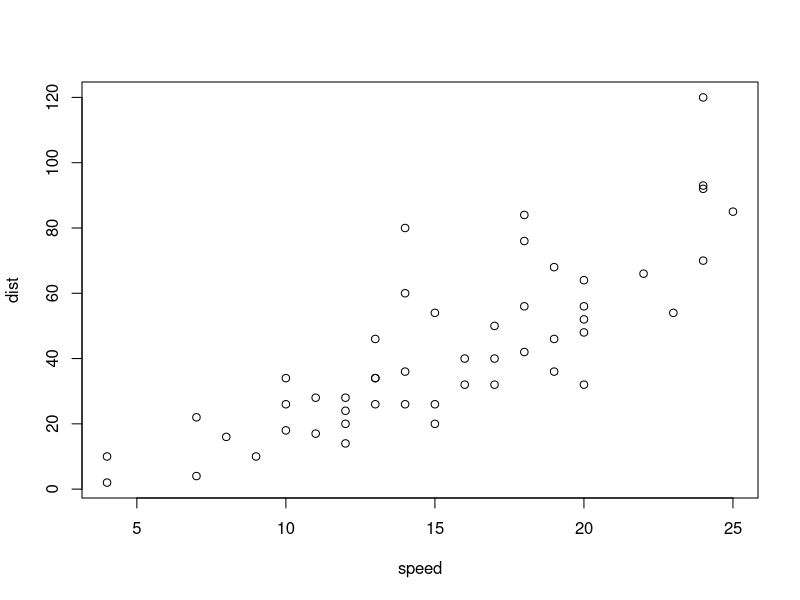
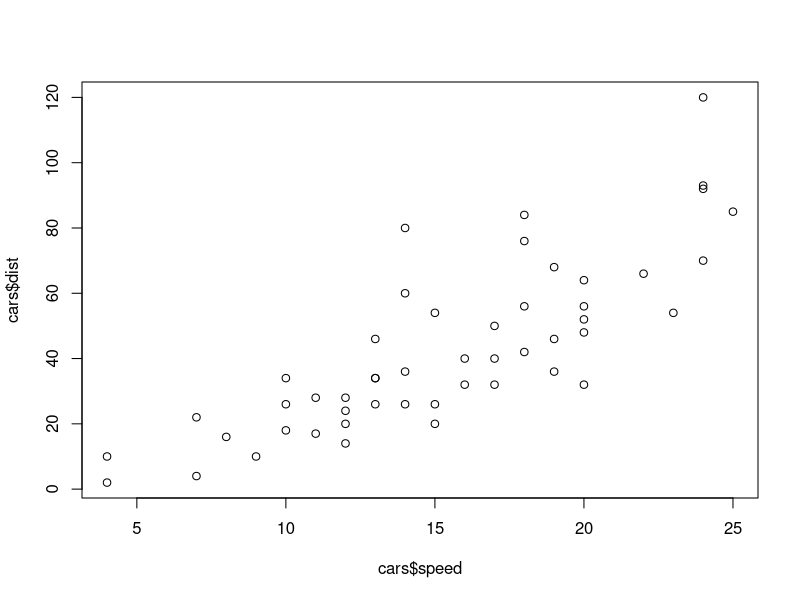
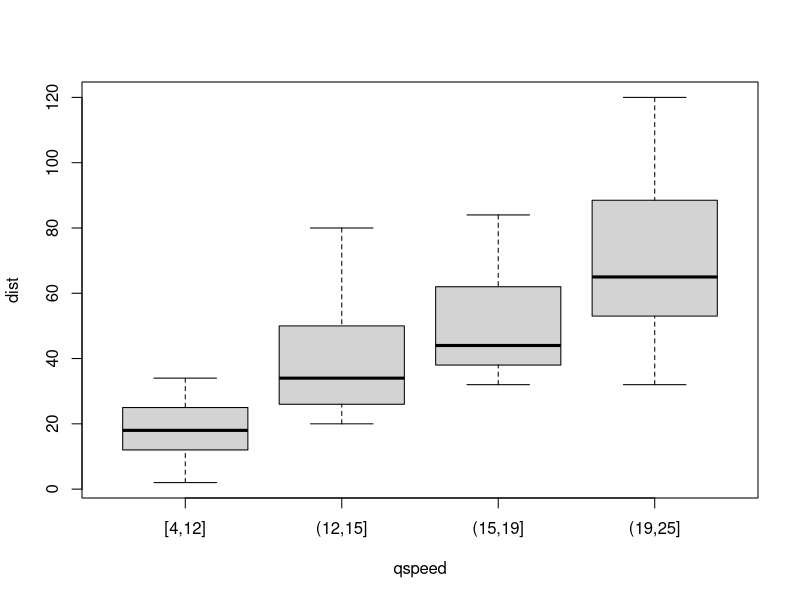
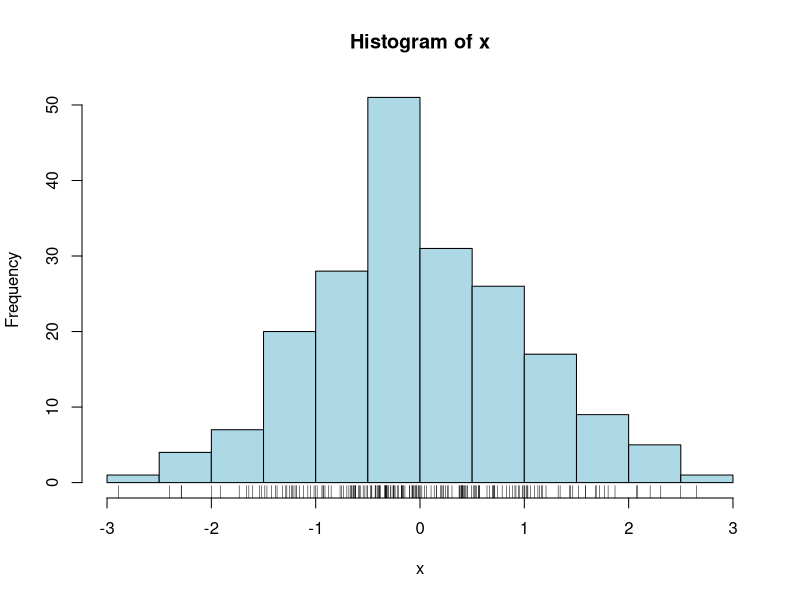
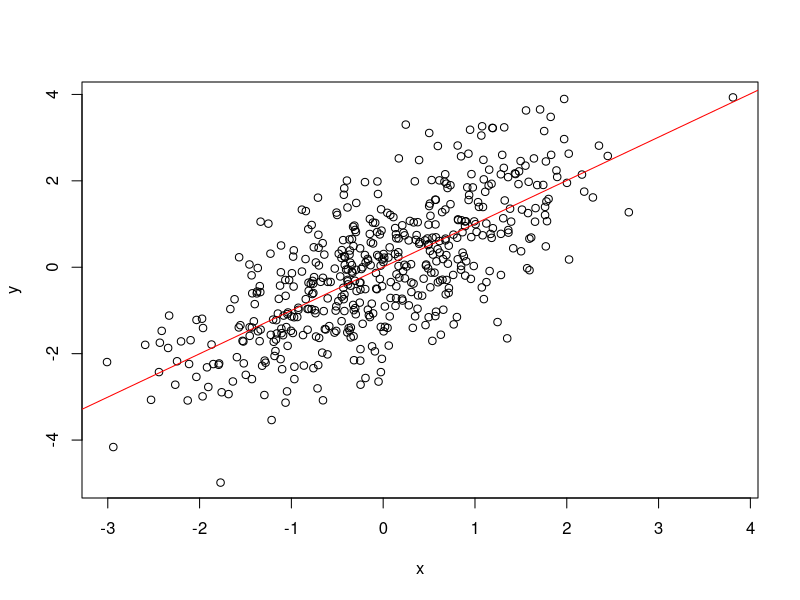
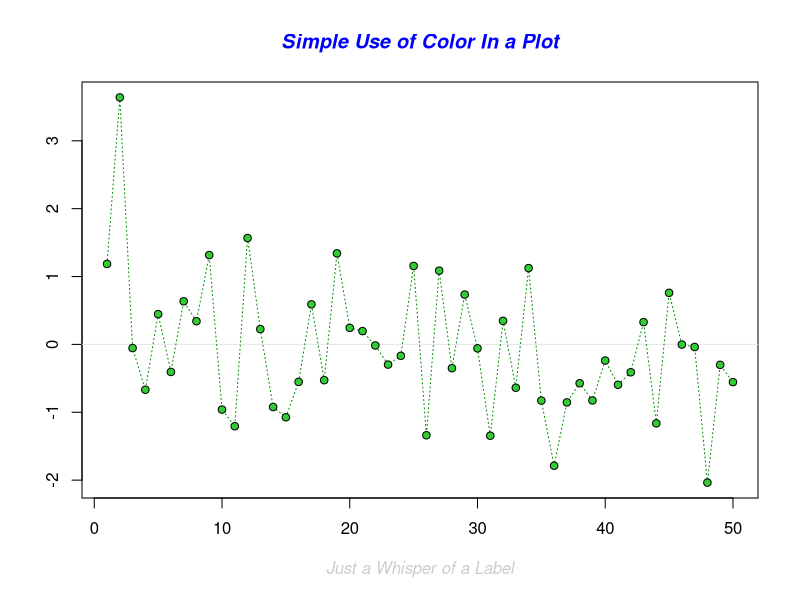
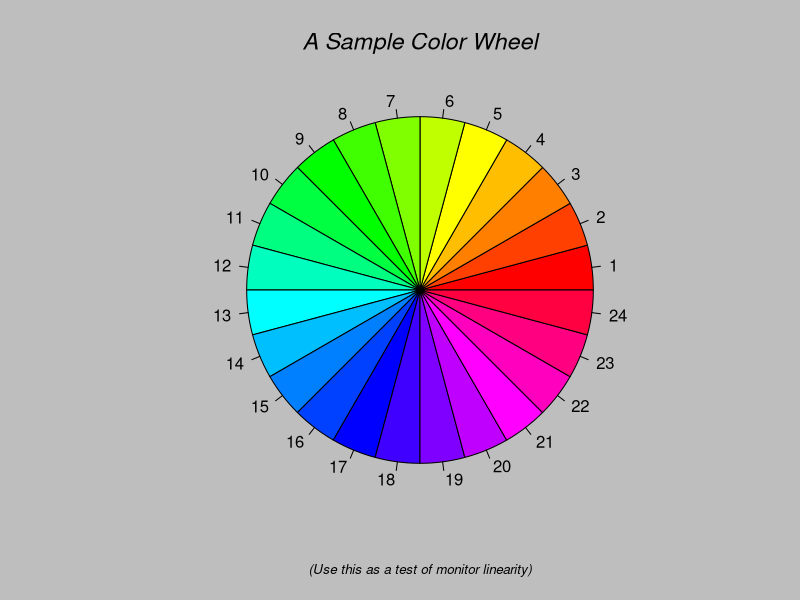
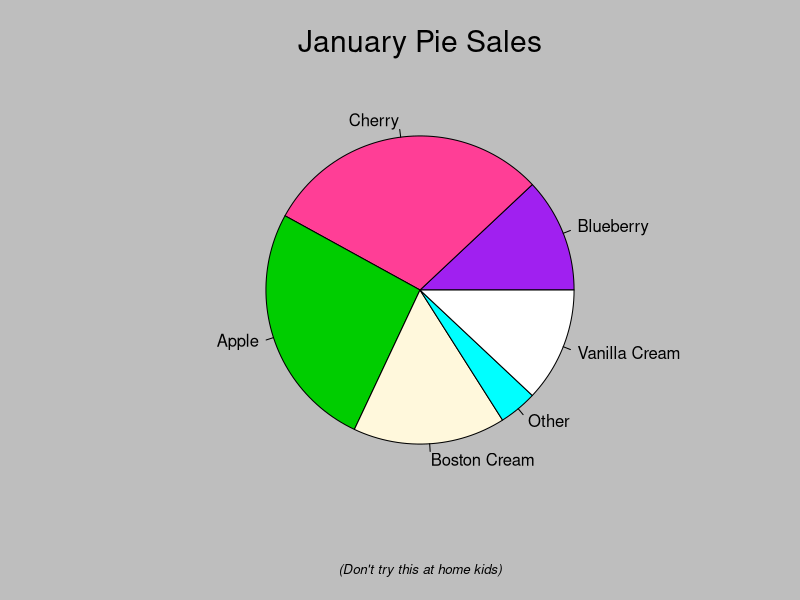

The R script that drew these images, in order:
## ---- chunk 1
#试试R编程 
x=1:100#把1,2,...,100这个整数向量赋值到x
(x=1:100) #同上, 只不过显示出来
sample(x,20) #从1,2,...,100中随机不放回地抽取20个值作为样本
set.seed(0);sample(1:10,3)#先设随机种子再抽样
#从1,2,...,200000中随机不放回地抽取10000个值作为样本:
z=sample(1:20,5)
z[1:3]#方括号中为向量z的下标
y=c(1,3,7,3,4,2)
z[y]#以y为下标的z的元素值
(z=sample(x,100,rep=T))#从x有放回地随机抽取100个值作为样本
(z1=unique(z))
length(z1)#z中不同元素的个数
xz=setdiff(x,z) #x和z之间的不同元素--集合差
sort(union(xz,z))#对xz及z的并的元素从小到大排序
setequal(union(xz,z),x) #xz及z的并的元素与x是否一样
intersect(1:10,7:50) #两个数据的交
sample(1:100,20,prob=1:100)#从1:100中不等概率随机抽样,
#上一语句各数字被抽到的概率与其值大小成比例
pi*10^2 #能够用?"*"、?"^"等来看某些基本算子的帮助, pi是圆周率
"*"(pi,"^"(10,2)) #和上面一样, 有些烦琐, 是吧! 没有人这么用
pi*(1:10)^-2.3#可以对向量求指数幂
x = pi * 10^2 ; print(x) 
(x=pi *10^2) #赋值带打印
pi^(1:5) #指数也可以是向量
print(x, digits= 12)#输出x的12位数字

#R对象的类型
x=pi*10^2
class(x) #x的class
typeof(x) #x的type
class(cars)#cars是一个R中自带的数据
typeof(cars) #cars的type
names(cars)#cars数据的变量名字
summary(cars) #cars的汇总
head(cars)#cars的头几行数据, 和cars[1:6,]相同
tail(cars) #cars的最后几行数据
str(cars)#也是汇总
row.names(cars) #行名字
attributes(cars)#cars的一些信息
class(dist~speed)#公式形式,"~"左边是因变量,右边是自变量
plot(dist~speed,cars)#两个变量的散点图
plot(cars$speed,cars$dist) #同上


#包括简单自变量为定量变量及定性变量的回归

ncol(cars);nrow(cars) #cars的行列数
dim(cars) #cars的维数
lm(dist ~ speed, data = cars)#以dist为因变量,speed为自变量做OLS回归
cars$qspeed =cut(cars$speed, breaks=quantile(cars$speed),
include.lowest = TRUE) #增加定性变量qspeed, 四分位点为分割点
names(cars) #数据cars多了一个变量
cars[3]#第三个变量的值, 和cars[,3]类似
table(cars[3])#列表
is.factor(cars$qspeed)
plot(dist ~ qspeed, data = cars)#点出箱线图
#拟合线性模型(简单最小二乘回归):
(a=lm(dist ~ qspeed, data = cars))
summary(a)#回归结果(包括一些检验)

x <- round(runif(20,0,20), digits=2)#四舍五入
summary(x) #汇总
min(x);max(x) #极值, 与range(x)类似
median(x)  # 中位数(median)
mean(x)    # 均值(mean)
var(x)     #方差(variance)
sd(x)      # 标准差(standard deviation),为方差的平方根
sqrt(var(x)) #平方根
rank(x)    # 秩(rank)
order(x)#升序排列的x的下标
order(x,decreasing = T)#降序排列的x的下标
x[order(x)] #和sort(x)相同
sort(x)     #同上: 升序排列的x
sort(x,decreasing=T)#sort(x,dec=T) 降序排列的x
sum(x);length(x)#元素和及向量元素个数
round(x) #四舍五入,等于round(x,0),而round(x,5)为留到小数点后5位
fivenum(x)  # 五数汇总, quantile
quantile(x) # 分位点 quantile (different convention)有多种定义
quantile(x, c(0,.33,.66,1))
mad(x) # "median average distance":
cummax(x)#累积最大值
cummin(x)#累积最小值
cumprod(x)#累积积
cor(x,sin(x/20)) #线性相关系数 (linear correlation)

#一些简单图形
x=rnorm(200)#将200个随机正态数赋值到x
hist(x, col = "light blue")#直方图(histogram)
rug(x) #在直方图下面加上实际点的大小位置
stem(x)#茎叶图
x <- rnorm(500)
y <- x + rnorm(500) #构造一个线性关系
plot(y~ x) #散点图
a=lm(y~x) #做回归
abline(a,col="red")#或者abline(lm(y~x),col="red")散点图加拟合线
print("Hello World!")
paste("x 的最小值= ", min(x)) #打印
demo(graphics)#演示画图(点击Enter来切换)

#复数运算、求函数极值、多项式的根
(2+4i)^-3.5+(2i+4.5)*(-1.7-2.3i)/((2.6-7i)*(-4+5.1i))#复数运算
#下面构造一个10维复向量, 实部和虚部均为10个标准正态样本点:
(z <-complex(real=rnorm(10), imaginary =rnorm(10)))
complex(re=rnorm(3),im=rnorm(3))#3维复向量
Re(z) #实部
Im(z) #虚部
Mod(z) #模
Arg(z) #辐角
choose(3,2) #组合
factorial(6)#排列6!

#求函数极值
f=function(x) x^2+2*x+1 #定义一个二次函数
optimize(f,c(-2,2))#在区间(-2,2)内求极值
curve(f, from = -3,to=2)#在区间(-3,2)内画上面定义的函数f图

#求从常数项开始到5次方项的系数分别为1, 2, 2, 4, -9, 8的多项式的根: 
polyroot(c(1,2,2,4,-9,8))


#字符型向量和因子型变量
a=factor(letters[1:10]);a #letters:小写字母向量,LETTERS:大写
a[3]="w" #不行! 会给出警告
a=as.character(a) #转换一下
a[3]="w" #可以了
a;factor(a) #两种不同的类型
#定性变量的水平:
levels(factor(a))
sex=sample(0:1,10,r=T)
sex=factor(sex);levels(sex)
#改变因子的水平:
levels(sex)=c("Male","Female");levels(sex)
#确定水平次序:
sex=ordered(sex,c("Female","Male"));sex
levels(sex)

#序列

(z=seq(-1,10,length=100))#从-1到10等间隔的100个数组成的序列
z=seq(-1,10,len=100)#和上面写法等价
(z=seq(10,-1,-0.1)) #10到-1间隔为-0.1的序列
(x=rep(1:3,3))  #三次重复1:3
(x=rep(3:5,1:3)) #自己看, 这又是什么呢?
x=rep(c(1,10),c(4,5))
w=c(1,3,x,z);w[3]#把数据(包括向量)组合(combine)成一个向量
x=rep(0,10);z=1:3;x+z #向量加法(如果长度不同, R给出警告和结果)
x*z   #向量乘法
rev(x)#颠倒次序
z=c("no cat","has ","nine","tails") #字符向量
z[1]=="no cat" #双等号为逻辑等式
z=1:5
z[7]=8;z #什么结果? 注:NA为缺失值(not available)
z=NULL
z[c(1,3,5)]=1:3;
z
rnorm(10)[c(2,5)]
z[-c(1,3)]#去掉第1、3元素
z=sample(1:100,10);z
which(z==max(z))#给出最大值的下标


#矩阵
x=sample(1:100,12);x #抽样
all(x>0);all(x!=0);any(x>0);(1:10)[x>0]#逻辑符号的应用
diff(x) #差分
diff(x,lag=2) #差分
x=matrix(1:20,4,5);x #矩阵的构造
x=matrix(1:20,4,5,byrow=T);x#矩阵的构造, 按行排列
t(x) #矩阵转置
x=matrix(sample(1:100,20),4,5)
2*x
x+5
y=matrix(sample(1:100,20),5,4)
x+t(y) #矩阵之间相加
(z=x%*%y) #矩阵乘法
z1=solve(z) #用solve(a,b)可以解方程ax=b
z1%*%z #应该是单位向量, 但浮点运算不可能得到干净的0
round(z1%*%z,14)  #四舍五入
b=solve(z,1:4); b #解联立方程


nrow(x);ncol(x);dim(x)#行列数目
x=matrix(rnorm(24),4,6)
x[c(2,1),]#第2和第1行
x[,c(1,3)] #第1和第3列
x[2,1] #第[2,1]元素
x[x[,1]>0,1] #第1列大于0的元素
sum(x[,1]>0) #第1列大于0的元素的个数
sum(x[,1]<=0) #第1列不大于0的元素的个数
x[,-c(1,3)]#没有第1、3列的x.
diag(x)  #x的对角线元素
diag(1:5) #以1:5为对角线元素,其他元素为0的对角线矩阵
diag(5) #5维单位矩阵
x[-2,-c(1,3)]#没有第2行, 第1、3列的x
x[x[,1]>0&x[,3]<=1,1]#第1列>0并且第3列<=1的第1列元素
x[x[,2]>0|x[,1]<.51,1]#第1列<.51或者第2列>0的第1列元素
x[!x[,2]<.51,1]#第1列中相应于第2列>=.51的元素
apply(x,1,mean)#对行(第一维)求均值
apply(x,2,sum)#对列(第二维)求和
x=matrix(rnorm(24),4,6)
x[lower.tri(x)]=0;x #得到上三角阵
#为得到下三角阵, 用x[upper.tri(x)]=0)

#高维数组
x=array(runif(24),c(4,3,2));x
#上面用24个服从均匀分布的样本点构造4乘3乘2的三维数组
is.matrix(x)
dim(x)#得到维数(4,3,2)
is.matrix(x[1,,])#部分三维数组是矩阵
x=array(1:24,c(4,3,2))
x[c(1,3),,]
x=array(1:24,c(4,3,2))
apply(x,1,mean)   #可以对部分维做求均值运算
apply(x,1:2,sum)  #可以对部分维做求和运算
apply(x,c(1,3),prod) #可以对部分维做求乘积运算

#矩阵与向量之间的运算

x=matrix(1:20,5,4) #5乘4矩阵
sweep(x,1,1:5,"*")#把向量1:5的每个元素乘到每一行
sweep(x,2,1:4,"+")#把向量1:4的每个元素加到每一列
x*1:5
#下面把x标准化,即每一元素减去该列均值,除以该列标准差
(x=matrix(sample(1:100,24),6,4));(x1=scale(x))
(x2=scale(x,scale=F))#自己观察并总结结果
(x3=scale(x,center=F)) #自己观察并总结结果
round(apply(x1,2,mean),14) #自己观察并总结结果
apply(x1,2,sd)#自己观察并总结结果
round(apply(x2,2,mean),14);apply(x2,2,sd)#自己观察并总结结果
round(apply(x3,2,mean),14);apply(x3,2,sd)#自己观察并总结结果

#缺失值, 数据的合并
airquality #有缺失值(NA)的R自带数据
complete.cases(airquality)#判断每行有没有缺失值
which(complete.cases(airquality)==F) #有缺失值的行号
sum(complete.cases(airquality)) #完整观测值的个数
na.omit(airquality) #删去缺失值的数据
#附加, 横或竖合并数据: append,cbind,rbind
x=1:10;x[12]=3
(x1=append(x,77,after=5))
cbind(1:5,rnorm(5))
rbind(1:5,rnorm(5))
cbind(1:3,4:6);rbind(1:3,4:6) #去掉矩阵重复的行
(x=rbind(1:5,runif(5),runif(5),1:5,7:11))
x[!duplicated(x),]
unique(x)

#列表 list
#list可以是任何对象(包括list本身)的集合
z=list(1:3,Tom=c(1:2,a=list("R",letters[1:5]),w="hi!"))
z[[1]];z[[2]]
z$T
z$T$a2
z$T[[3]]
z$T$w
for (i in z){
  print(i)
  for (j in i)
    print(j)
}

y=list(1:5,rnorm(10))
lapply(y, function(x) sum(x^2))#对list中的每个元素实施函数运算, 输出list
sapply(y, function(x) sum(x^2))#同上, 但输出为向量或矩阵等形式

#条形图和表格

x=scan()#30个顾客在五个品牌中的挑选
x <- c(3, 3, 3, 4, 1, 4, 2, 1, 3, 2, 5, 3, 1, 2, 5, 2, 3, 4, 2, 2, 5, 3, 1, 4, 2, 2, 4, 3, 5, 2)

barplot(x) #不合题意的图
table(x) #制表
barplot(table(x)) #正确的图
barplot(table(x)/length(x)) #比例图(和上图形状一样)
table(x)/length(x)

#形成表格
library(MASS)#载入程序包MASS
quine #MASS所带数据
attach(quine)#把数据变量的名字放入内存
#下面语句产生从该数据得到的各种表格
table(Age)
table(Sex, Age); tab=xtabs(~ Sex + Age, quine); unclass(tab)
tapply(Days, Age, mean)
tapply(Days, list(Sex, Age), mean)


#编写简单的函数
#下面这个函数是按照定义(编程简单, 但效率不高)求n以内的素数
ss=function(n=100){
  z=2
  for (i in 2:n)
    if(any(i%%2:(i-1)==0)==F)z=c(z,i)
  return(z) 
}
#fix(ss) #用来修改任何函数或编写一个新函数
ss() #计算100以内的素数
#t1=Sys.time() #记录时间点
#ss(10000) #计算10000以内的素数
#Sys.time()-t1 #计算费了多少时间
#system.time(ss(10000))#计算执行ss(10000)所用时间
#函数可以不写return,这时最后一个值为return的值
#为了输出多个值最好使用list输出
detach(quine) #attach的逆运行

#画图

x=seq(-3,3,len=20);y=dnorm(x)#产生数据
w= data.frame(x,y)#合并x,成为数据w
par(mfcol=c(2,2))#准备画四个图的地方
plot(y ~ x, w,main="正态密度函数")
plot(y ~ x,w,type="l", main="正态密度函数")
plot(y ~ x,w,type="o", main="正态密度函数")
plot(y ~ x,w,type="b",main="正态密度函数")
par(mfcol=c(1,1))#取消par(mfcol=c(2,2))

#色彩和符号等的调整
plot(1,1,xlim=c(1,7.5),ylim=c(0,5),type="n") #画出框架
#在plot命令后面追加点(如要追加线可用lines函数):
points(1:7,rep(4.5,7),cex=seq(1,4,l=7),col=1:7, pch=0:6)
text(1:7,rep(3.5,7),labels=paste(0:6,letters[1:7]),
cex=seq(1,4,l=7),col=1:7)#在指定位置加文字
points(1:7,rep(2,7), pch=(0:6)+7)#点出符号7到13
text((1:7)+0.25, rep(2,7), paste((0:6)+7))#加符号号码
points(1:7,rep(1,7), pch=(0:6)+14) #点出符号14到20
text((1:7)+0.25, rep(1,7), paste((0:6)+14)) #加符号号码
#关于符号形状、大小、颜色以及其他画图选项的说明可用"?par"来查看

